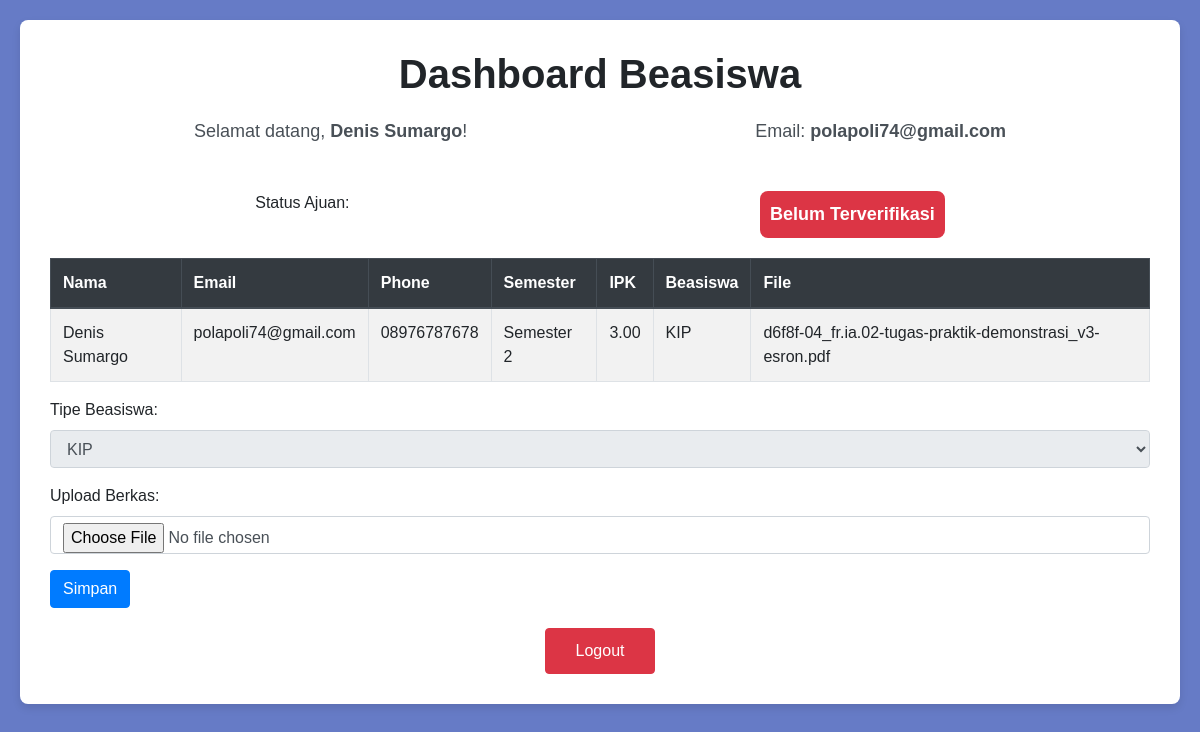
Page /dashboard.php (signed in) on the committed database.
### tables this page shows
CREATE TABLE `pendaftar` (
  `id` int(11) NOT NULL,
  `nama` varchar(255) NOT NULL,
  `email` varchar(255) NOT NULL,
  `phone` varchar(20) NOT NULL,
  `semester` varchar(50) NOT NULL,
  `gpa` decimal(3,2) NOT NULL,
  `file` varchar(255) NOT NULL,
  `status` enum('belum_terverifikasi','Diterima') DEFAULT 'belum_terverifikasi',
  `password` varchar(255) NOT NULL,
  `beasiswa` enum('KIP','Olahraga','Akademik','Prestasi','Lainnya') DEFAULT 'Lainnya'
);

### dashboard.php (the view, shortened to what this page needs)
<?php
$conn = mysqli_connect('localhost', 'root', '', 'beasiswa');
$email = $_SESSION['email'];
$beasiswa = '';
$formLocked = false;
$sql = "SELECT nama, status, gpa, phone, semester, beasiswa, file FROM pendaftar WHERE email='$email'";
$result = $conn->query($sql);
if ($result->num_rows > 0) {
    $user = $result->fetch_assoc();
    $beasiswa = $user['beasiswa'];
    if (!empty($user['beasiswa']) && $user['beasiswa'] !== 'Lainnya') {
        $formLocked = true;
    }
} else {
    echo "<script>alert('Data tidak ditemukan!'); window.location.href='logout.php';</script>";
    exit();
}
?>
<!DOCTYPE html>
<html lang="en">
<head>
    <link href="https://stackpath.bootstrapcdn.com/bootstrap/4.5.2/css/bootstrap.min.css" rel="stylesheet">
</head>
<body>
    <div class="dashboard-container">
        <h1>Dashboard Beasiswa</h1>
        <div class="welcome-message">
            <p>Selamat datang, <strong><?php echo $user['nama']; ?></strong>!</p>
            <p>Email: <strong><?php echo $_SESSION['email']; ?></strong></p>
        </div>
<div class="status-container">
    <p>Status Ajuan:</p>
    <span class="status <?php echo $user['status'] === 'Diterima' ? 'status-verified' : 'status-unverified'; ?>">
        <?php echo $user['status'] === 'Diterima' ? 'Diterima' : 'Belum Terverifikasi'; ?>
    </span>
</div>
<table class="table table-bordered table-striped">
    <thead class="thead-dark">
        <tr>
            <th>Nama</th>
            <th>Email</th>
            <th>Phone</th>
            <th>Semester</th>
            <th>IPK</th>
            <th>Beasiswa</th>
            <th>File</th>
        </tr>
    </thead>
    <tbody>
        <tr>
            <td><?php echo isset($user['nama']) ? $user['nama'] : ''; ?></td>
            <td><?php echo isset($_SESSION['email']) ? $_SESSION['email'] : ''; ?></td>
            <td><?php echo isset($user['phone']) ? $user['phone'] : ''; ?></td>
            <td><?php echo isset($user['semester']) ? $user['semester'] : ''; ?></td>
            <td><?php echo isset($user['gpa']) ? $user['gpa'] : ''; ?></td>
            <td><?php echo !empty($user['beasiswa']) ? $user['beasiswa'] : 'Belum Dipilih'; ?></td>
            <td><?php echo !empty($user['file']) ? $user['file'] : 'Belum Ada Berkas'; ?></td>
        </tr>
    </tbody>
</table>
        <form id="beasiswaForm" action="" method="post" enctype="multipart/form-data">
            <div class="form-group">
                <label for="beasiswa">Tipe Beasiswa:</label>
                <select id="beasiswa" name="beasiswa" class="form-control" <?php echo $formLocked ? 'disabled' : ''; ?>>
                    <option value="KIP" <?php echo $beasiswa === 'KIP' ? 'selected' : ''; ?>>KIP</option>
                </select>
            </div>
            <div class="form-group">
                <label for="file">Upload Berkas:</label>
                <input type="file" id="file" name="file" class="form-control" required>
            </div>
            <button type="submit" class="btn btn-primary">Simpan</button>
        </form>
        <div class="btn-logout text-center">
            <a href="logout.php" class="btn btn-danger">Logout</a>
        </div>
    </div>
</body>
</html>

### dashboard.php (style rules this page uses)
body { font-family: Arial, sans-serif; background-color: #667BC6; padding: 20px; }
.dashboard-container { max-width: 1400px; margin: 0 auto; background-color: #ffffff; border-radius: 8px; padding: 30px; box-shadow: 0px 4px 8px rgba(0, 0, 0, 0.1); }
.dashboard-container h1 { text-align: center; margin-bottom: 20px; font-weight: 700; }
.welcome-message { font-size: 18px; margin-bottom: 30px; align-items: center; justify-content: space-around; color: #495057; display: flex; }
.status-container { text-align: center; margin-bottom: 20px; display: flex; justify-content: space-around; }
.status { font-size: 18px; font-weight: bold; padding: 10px; border-radius: 8px; display: inline-block; color: white; }
.status-unverified { background-color: #dc3545; }
.btn-logout { text-align: center; margin-top: 20px; }
.btn-logout a { padding: 10px 30px; font-size: 16px; }

### rows in the picture
pendaftar: nama "Denis Sumargo", phone "08976787678", semester "Semester 2", gpa "3.00", beasiswa "KIP", file "d6f8f-04_fr.ia.02-tugas-praktik-demonstrasi_v3-esron.pdf"

### other values in the picture
$_SESSION['email'] "polapoli74@gmail.com"
